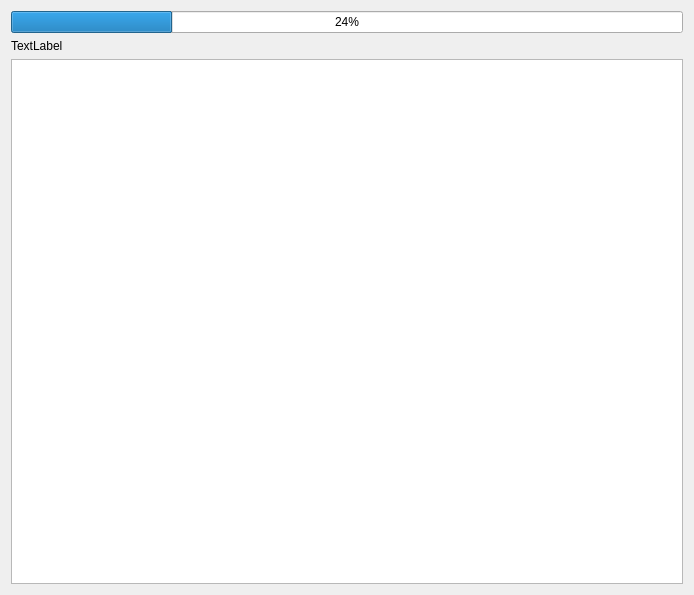
<?xml version="1.0" encoding="UTF-8"?>
<ui version="4.0">
 <class>Widget</class>
 <widget class="QWidget" name="Widget">
  <property name="geometry">
   <rect>
    <x>0</x>
    <y>0</y>
    <width>694</width>
    <height>595</height>
   </rect>
  </property>
  <property name="windowTitle">
   <string>Widget</string>
  </property>
  <layout class="QGridLayout" name="gridLayout">
   <item row="2" column="0">
    <widget class="QGraphicsView" name="map_view">
     <property name="cursor" stdset="0">
      <cursorShape>UpArrowCursor</cursorShape>
     </property>
    </widget>
   </item>
   <item row="1" column="0">
    <widget class="QLabel" name="label">
     <property name="text">
      <string>TextLabel</string>
     </property>
    </widget>
   </item>
   <item row="0" column="0">
    <widget class="QProgressBar" name="vie">
     <property name="value">
      <number>24</number>
     </property>
    </widget>
   </item>
  </layout>
 </widget>
 <layoutdefault spacing="6" margin="11"/>
 <resources/>
 <connections/>
</ui>
